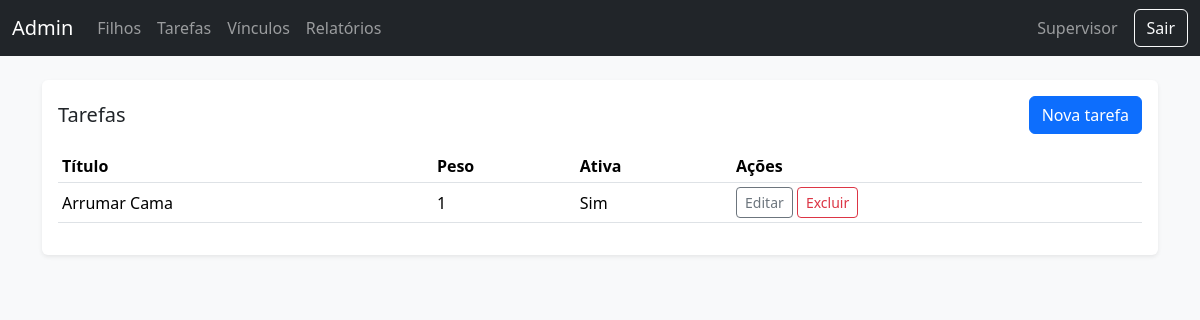
Screenshot of /admin/tarefas.php (signed in) with the database file from the repository.
### tables this page shows
CREATE TABLE tarefas (
  id INTEGER PRIMARY KEY AUTOINCREMENT,
  titulo TEXT NOT NULL,
  peso INTEGER NOT NULL DEFAULT 1,
  ativo INTEGER NOT NULL DEFAULT 1
);

### admin/tarefas.php (the view, shortened to what this page needs)
<?php
require_once 'layout.php';
$pdo = db();
$tasks = $pdo->query('SELECT * FROM tarefas ORDER BY ativo DESC, titulo')->fetchAll(PDO::FETCH_ASSOC);
?>
<div class="bg-white rounded shadow-sm p-3">
  <div class="d-flex justify-content-between align-items-center mb-3">
    <h2 class="h5 mb-0">Tarefas</h2>
    <button class="btn btn-primary" data-bs-toggle="modal" data-bs-target="#novaTarefa">Nova tarefa</button>
  </div>
  <div class="table-responsive">
    <table class="table table-sm align-middle">
      <thead><tr><th>Título</th><th>Peso</th><th>Ativa</th><th>Ações</th></tr></thead>
      <tbody>
        <?php foreach ($tasks as $t): ?>
        <tr>
          <td><?php echo htmlspecialchars($t['titulo']); ?></td>
          <td><?php echo (int)$t['peso']; ?></td>
          <td><?php echo $t['ativo'] ? 'Sim' : 'Não'; ?></td>
          <td>
            <button class="btn btn-sm btn-outline-secondary" data-bs-toggle="modal" data-bs-target="#editT<?php echo $t['id']; ?>">Editar</button>
            <form method="post" class="d-inline" onsubmit="return confirm('Excluir tarefa?');">
              <button class="btn btn-sm btn-outline-danger">Excluir</button>
            </form>
          </td>
        </tr>
        <?php endforeach; ?>
      </tbody>
    </table>
  </div>
</div>
</div><?php html_foot(); ?>

### rows the page displays
tarefas: titulo "Arrumar Cama", peso "1", ativo "Sim"

### other values shown
$_SESSION['name'] "Supervisor"
